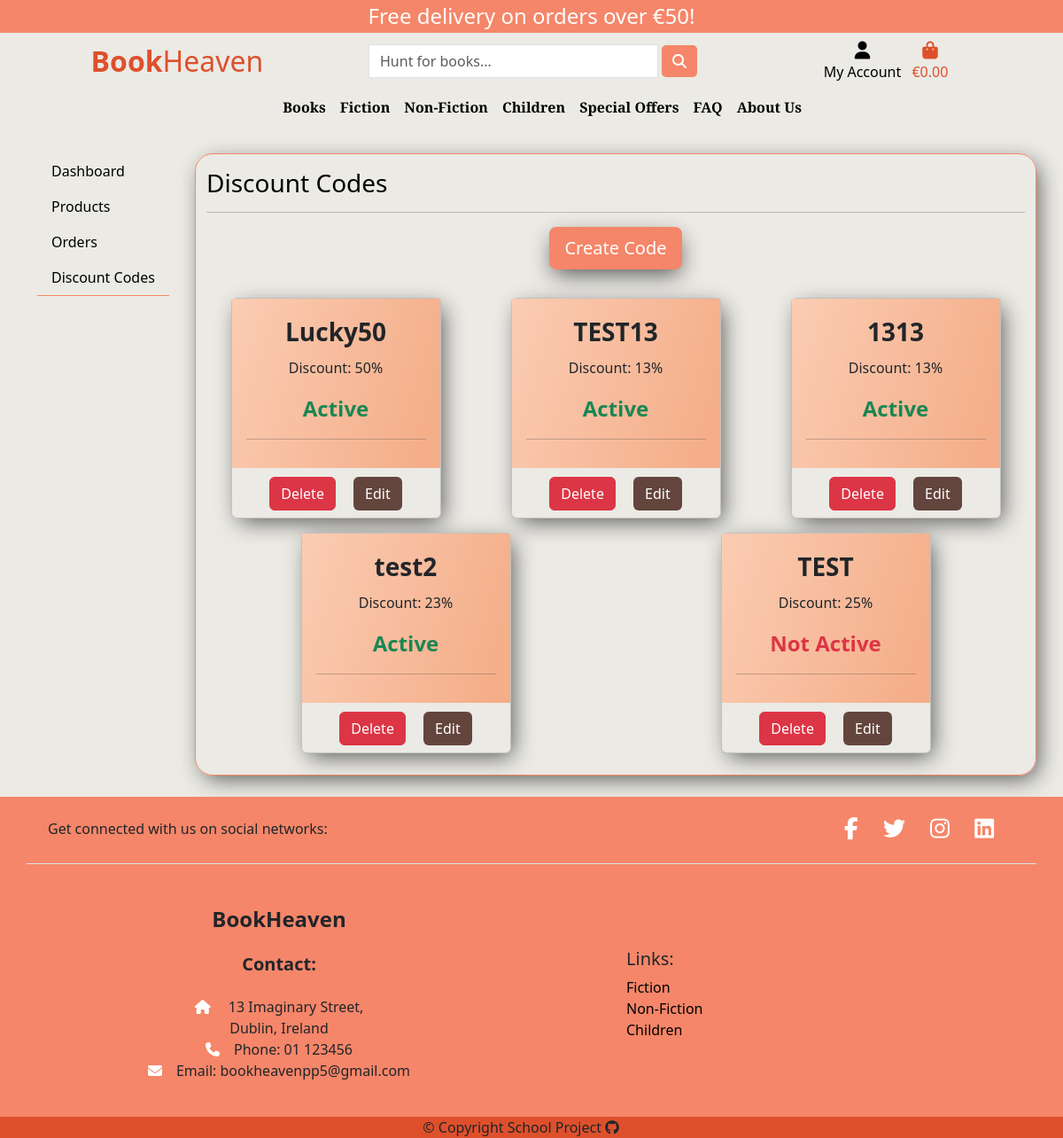
The page /admin_panel/discount_codes/ (signed in) on the database as committed earlier.
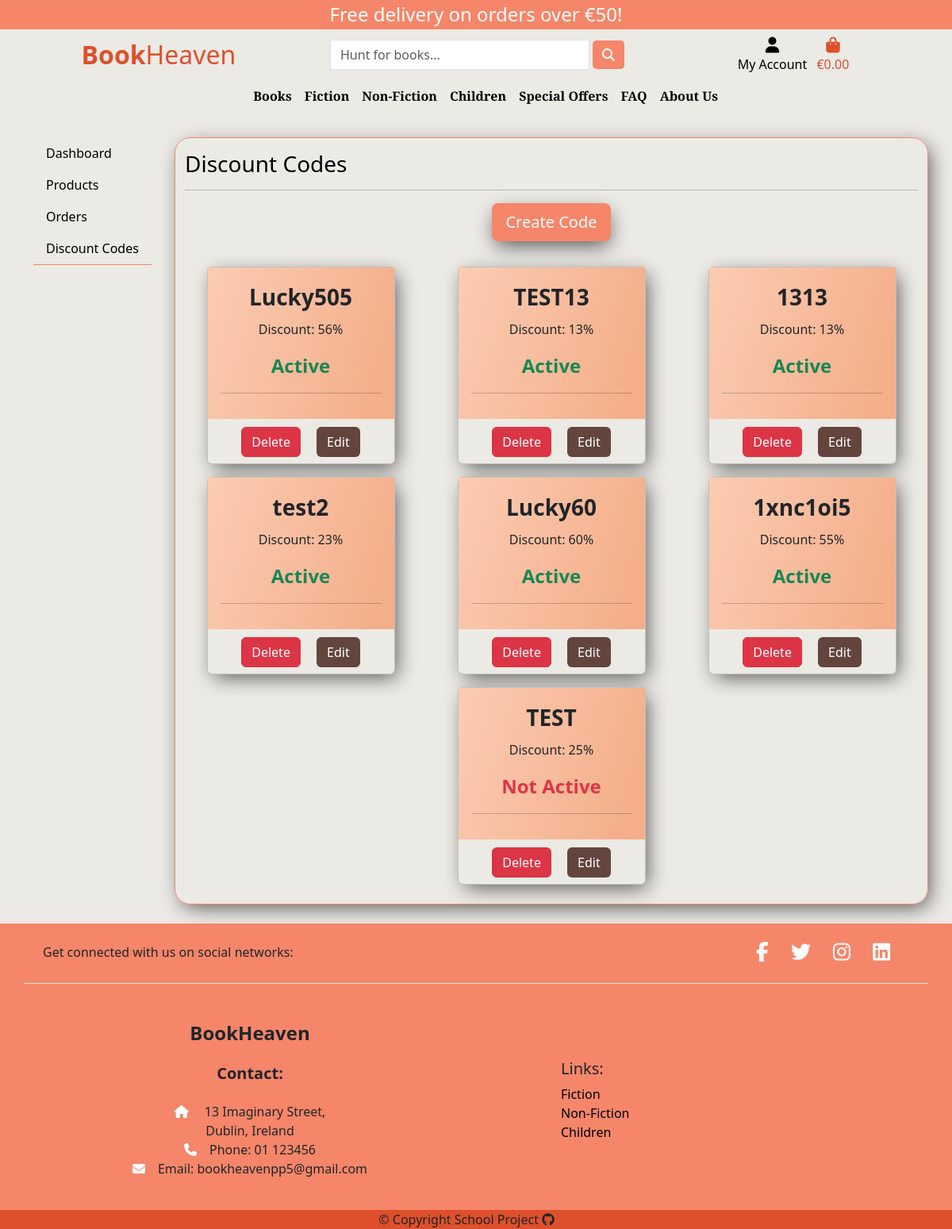
The same page on the database as committed later.
### discount_codes/models.py (models this page shows, shortened)
class DiscountCode(models.Model):
    code = models.CharField(max_length=50, unique=True)
    discount = models.IntegerField(
        validators=[MinValueValidator(1), MaxValueValidator(99)])
    active = models.BooleanField(default=True)

### admin_panel/views.py (the view, shortened to what this page needs)
# urls.py: path('discount_codes/', views.admin_discounts, name='admin-discounts'),
@login_required
def admin_discounts(request):
    if not request.user.is_superuser:
        messages.error(request, 'You need admin rights to access this page.')
        return redirect('home')
    discount_codes = DiscountCode.objects.all().order_by('-active')
    form = DiscountCodeForm()
    context = {'discount_codes': discount_codes,
               'form': form, }
    return render(request, 'admin_panel/admin_discount.html', context)

### discount_codes/forms.py
class DiscountCodeForm(forms.ModelForm):
    class Meta:
        model = DiscountCode
        fields = '__all__'

### admin_panel/templates/admin_panel/admin_discount.html (shortened to what this page needs)
{% extends 'admin_panel/admin_base.html' %}
{% load widget_tweaks %}
{% block admin_content %}
<h3 class="text-black">Discount Codes</h3>
<hr>
<div class="row d-flex justify-content-around">
    <div class="col-12 text-center">
        <button type="button" class="btn btn-lg btn-orange hero-btn mb-4" data-bs-toggle="modal" data-bs-target="#formModal">
            Create Code
        </button>
    </div>
    {% if discount_codes %}
    {% for code in discount_codes %}
    <div class="card code-card col-8 col-sm-6 col-md-4 col-lg-3 m-2">
        <div class="card-body text-center">
            <p class="card-title fw-bold fs-3">{{ code.code }}</p>
            <p class="card-text">Discount: {{ code.discount }}%</p>
            {% if code.active %}
            <p class="text-success fw-bold fs-4">Active</p>
            {% else %}
            <p class="text-danger fw-bold fs-4 ">Not Active</p>
            {% endif %}
            <hr>
        </div>
        <div class="text-center mb-2">
            <a href="{% url 'admin-discounts-delete' code.id %}" class="btn btn-danger mx-2">Delete</a>
            <a href="{% url 'admin-discounts-edit' code.id %}" class="btn btn-brown mx-2">Edit</a>
        </div>
    </div>
    {% endfor %}
    {% endif %}
</div>
{% endblock admin_content %}

Rows that differ between the two databases and show on the page:
changed DiscountCode: code "Lucky50" → "Lucky505"; discount "50" → "56"
added DiscountCode: code "Lucky60", discount "60", active "Active"
added DiscountCode: code "1xnc1oi5", discount "55", active "Active"
